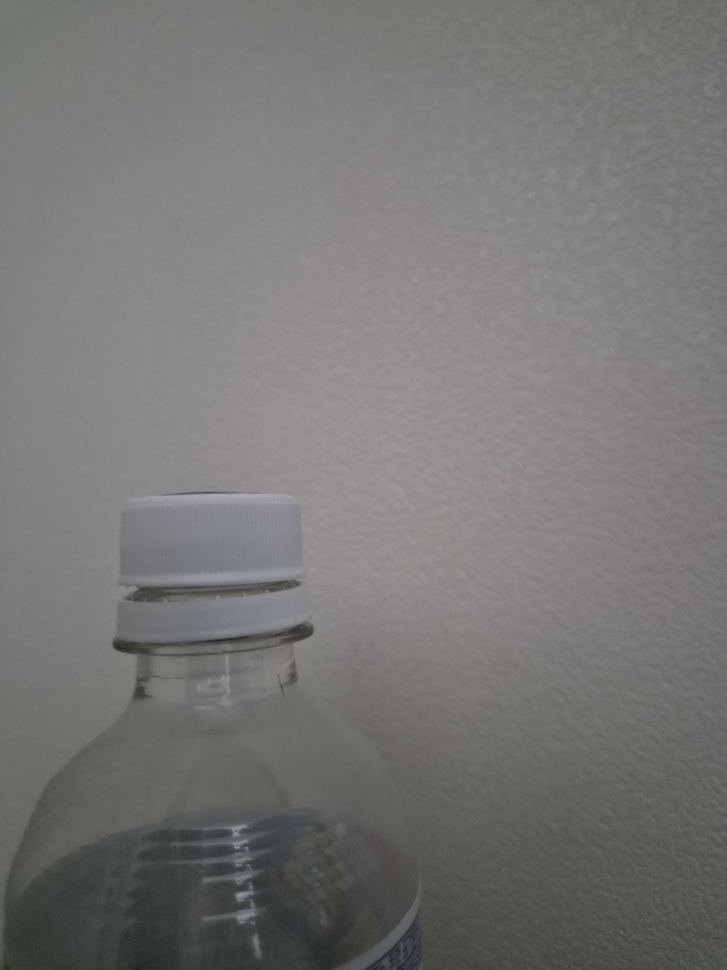
#> input picture roi_temp/challenge_original.jpg, 727 x 970 px, shrunk from 3000 x 4000 before the run; its folder holds only this picture in this run
$ python -i 23_day03_challenge.py   (imports and definitions only)
#> lines starting #> are read from the running program, lines starting #| are printed output that depends on the picture
#> further down, picture is the input picture: shape (970, 727, 3); mean B, G, R 116.2, 118.1, 118.8
from pathlib import Path
import csv

import cv2
import numpy as np


# ==================================================
# 23_day03_challenge.py  (Day03 Mini Challenge)
#
# 검사 문제 : 주황색 병뚜껑 존재 여부 (색상 객체 검사)
# 정상(OK)  : 병 입구에 주황색 뚜껑이 있음
# 불량(NG)  : 뚜껑이 없어 투명한 병목이 보임
#
# 처리 흐름
#   ROI → HSV → 주황색 Mask → Morphology → Contour
#   → Feature 측정 → Rule → OK / NG
#
# Calibration : ok_01, ng_01  (기준값을 정하는 이미지)
# Test        : 나머지 이미지 (정한 기준을 확인만 하는 이미지)
# ==================================================


# --------------------------------------------------
# 1. 경로와 Parameter
# --------------------------------------------------

input_dir = Path("samples/day03/challenge")
output_dir = Path("outputs/day03/challenge")
report_path = Path("reports/day03_challenge_results.csv")

# [2 lines not run here, left out]

# 검사 ROI (이미 ROI로 자른 사진을 쓴다면 USE_ROI = False)
#
# 사진마다 병 위치가 좌우로 약 80px 달라서,
# 5장의 병뚜껑 위치를 모두 포함하도록 여유를 두었다.
# 픽셀 대신 "이미지 크기에 대한 비율"로 적어서
# 사진 해상도가 달라도 같은 위치를 자른다.
#   1265 × 1012 사진 기준 픽셀 좌표: (380, 110, 930, 340)
USE_ROI = True
ROI_RATIO = (0.300, 0.109, 0.735, 0.336)   # x1, y1, x2, y2 (0~1)

# 주황색 HSV 범위 (OpenCV: H 0~179, S·V 0~255)
# 병뚜껑 측정값: H 약 7~9, S 약 220~255, V 약 180~210
ORANGE_LOWER = (5, 120, 80)
ORANGE_UPPER = (20, 255, 255)

KERNEL_SIZE = 5            # Morphology Kernel 크기
MIN_AREA_RATIO = 0.01      # ROI의 1%보다 작은 덩어리는 Noise로 보고 제외

CALIBRATION_OK = "ok_01"
CALIBRATION_NG = "ng_01"


# --------------------------------------------------
# 2. 이미지 한 장의 Feature를 측정하는 함수
# --------------------------------------------------

def measure(image):

    # 2-1. ROI 자르기
    if USE_ROI:
        h, w = image.shape[:2]
#> h = 970; w = 727
        rx1, ry1, rx2, ry2 = ROI_RATIO
        x1, y1 = int(rx1 * w), int(ry1 * h)
#> x1 = 218; y1 = 105
        x2, y2 = int(rx2 * w), int(ry2 * h)
#> x2 = 534; y2 = 325
        roi = image[y1:y2, x1:x2]
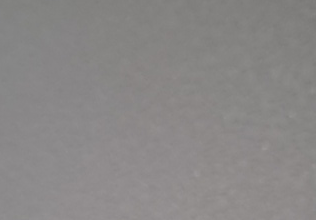
#> roi: shape (220, 316, 3); mean B, G, R 134.8, 135.3, 137.6
    else:
        roi = image

    # 2-2. HSV로 바꾸고 주황색 Mask 만들기
    #      색상이 검사 기준이므로 Gray가 아니라 HSV를 사용한다.
    hsv = cv2.cvtColor(roi, cv2.COLOR_BGR2HSV)
#> hsv: shape (220, 316, 3); mean H, S, V 73, 6, 137.6
    mask = cv2.inRange(hsv, ORANGE_LOWER, ORANGE_UPPER)
#> mask: shape (220, 316); every value is 0

    # 2-3. Morphology: 작은 점 지우기(Open) → 작은 구멍 메우기(Close)
    kernel = cv2.getStructuringElement(
        cv2.MORPH_ELLIPSE, (KERNEL_SIZE, KERNEL_SIZE)
    )
    mask = cv2.morphologyEx(mask, cv2.MORPH_OPEN, kernel)
    mask = cv2.morphologyEx(mask, cv2.MORPH_CLOSE, kernel)

    # 2-4. Contour 찾기
    contours, _ = cv2.findContours(
        mask, cv2.RETR_EXTERNAL, cv2.CHAIN_APPROX_SIMPLE
    )
#> contours = []

    roi_area = roi.shape[0] * roi.shape[1]
#> roi_area = 69520
    valid = [c for c in contours if cv2.contourArea(c) >= roi_area * MIN_AREA_RATIO]
#> valid = []

    # 2-5. Feature 계산
    orange_ratio = (mask > 0).sum() / roi_area
#> orange_ratio = 0
    largest = max(valid, key=cv2.contourArea) if valid else None
    largest_area_ratio = cv2.contourArea(largest) / roi_area if largest is not None else 0.0
#> largest_area_ratio = 0

    features = {
        "orange_ratio": orange_ratio,
        "largest_area_ratio": largest_area_ratio,
        "valid_count": len(valid),
    }
#> features = {'orange_ratio': 0, 'largest_area_ratio': 0, 'valid_count': 0}

    return roi, mask, largest, features


# --------------------------------------------------
# 3. 이미지 목록 읽기
# --------------------------------------------------

patterns = ("*.jpg", "*.jpeg", "*.png", "*.JPG", "*.JPEG", "*.PNG")
image_files = sorted({p for pat in patterns for p in input_dir.glob(pat)})

# [2 lines not run here, left out]

results = {}

# [19 lines not run here, left out]

# [1 line that did not run here, left out]
# [1 line that did not run here, left out]
# [1 line that did not run here, left out]

# [4 lines not run here, left out]


# --------------------------------------------------
# 5. Rule 적용
#
# OK : orange_ratio >= threshold
# NG : orange_ratio <  threshold
# --------------------------------------------------

rows = []

# [44 lines not run here, left out]

tests = [r for r in rows if r["role"] == "test" and r["expected"] != "?"]

# [8 lines not run here, left out]

>>> import cv2
>>> picture = cv2.imread('../roi_temp/challenge_original.jpg')
>>> result = measure(picture)
